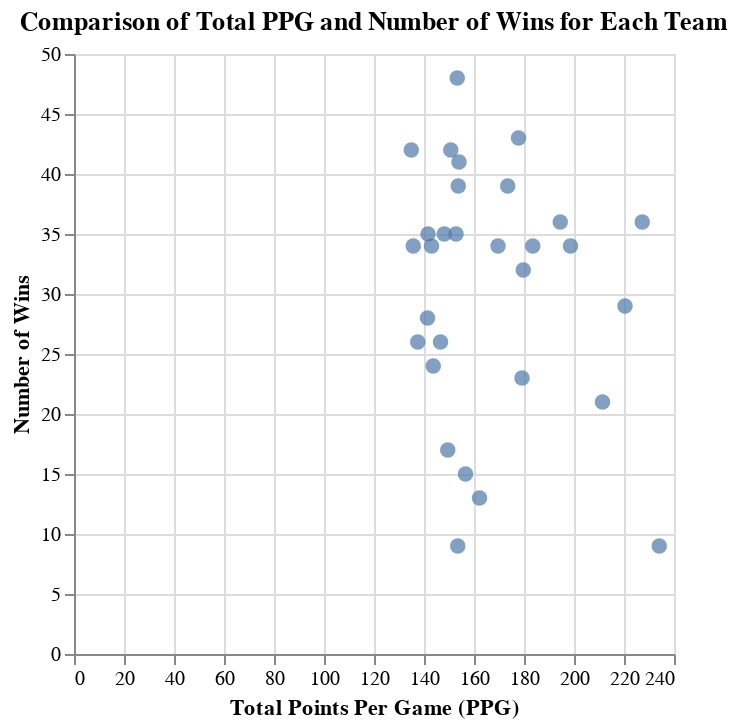

Notebook cell for this chart:
### Code cell
import altair as alt

combined_df = pd.concat([team_ppg, wins], axis=1)

chart = alt.Chart(combined_df).mark_circle(size=60).encode(
    x=alt.X('Total_PPG:Q', title='Total Points Per Game (PPG)'),
    y=alt.Y('W:Q', title='Number of Wins'),
    tooltip=['TEAM:N'] 
).properties(
    title='Comparison of Total PPG and Number of Wins for Each Team'
).interactive()

chart

### Figure 1 — Vega-Lite specification as saved in the notebook (floating-point values rounded to 4 significant figures)
{"config": {"view": {"continuousWidth": 300, "continuousHeight": 300}}, "data": {"name": "data-a06bfe3c329c51104814ed3affd5316e"}, "mark": {"type": "circle", "size": 60}, "encoding": {"tooltip": [{"field": "TEAM", "type": "nominal"}], "x": {"field": "Total_PPG", "title": "Total Points Per Game (PPG)", "type": "quantitative"}, "y": {"field": "W", "title": "Number of Wins", "type": "quantitative"}}, "params": [{"name": "param_28", "select": {"type": "interval", "encodings": ["x", "y"]}, "bind": "scales"}], "title": "Comparison of Total PPG and Number of Wins for Each Team", "$schema": "https://vega.github.io/schema/vega-lite/v5.16.3.json", "datasets": {"data-a06bfe3c329c51104814ed3affd5316e": [{"TEAM": "Boston", "Total_PPG": 153.3, "W": 48}, {"TEAM": "Milwaukee", "Total_PPG": 154.0, "W": 41}, {"TEAM": "Cleveland", "Total_PPG": 173.5, "W": 39}, {"TEAM": "New York", "Total_PPG": 227.3, "W": 36}, {"TEAM": "Philadelphia", "Total_PPG": 141.6, "W": 35}, {"TEAM": "Orlando", "Total_PPG": 152.8, "W": 35}, {"TEAM": "Miami", "Total_PPG": 183.5, "W": 34}, {"TEAM": "Indiana", "Total_PPG": 135.7, "W": 34}, {"TEAM": "Chicago", "Total_PPG": 220.4, "W": 29}, {"TEAM": "Atlanta", "Total_PPG": 146.6, "W": 26}, {"TEAM": "Brooklyn", "Total_PPG": 143.7, "W": 24}, {"TEAM": "Toronto", "Total_PPG": 179.2, "W": 23}, {"TEAM": "Charlotte", "Total_PPG": 156.6, "W": 15}, {"TEAM": "Detroit", "Total_PPG": 153.5, "W": 9}, {"TEAM": "Washington", "Total_PPG": 234.1, "W": 9}, {"TEAM": "Minnesota", "Total_PPG": 177.8, "W": 43}, {"TEAM": "Denver", "Total_PPG": 150.7, "W": 42}, {"TEAM": "Oklahoma City", "Total_PPG": 134.9, "W": 42}, {"TEAM": "LA Clippers", "Total_PPG": 153.7, "W": 39}, {"TEAM": "New Orleans", "Total_PPG": 194.5, "W": 36}, {"TEAM": "Phoenix", "Total_PPG": 148.1, "W": 35}, {"TEAM": "Sacramento", "Total_PPG": 143.0, "W": 34}, {"TEAM": "Dallas", "Total_PPG": 198.6, "W": 34}, {"TEAM": "LA Lakers", "Total_PPG": 169.6, "W": 34}, {"TEAM": "Golden State", "Total_PPG": 179.7, "W": 32}, {"TEAM": "Utah", "Total_PPG": 141.4, "W": 28}, {"TEAM": "Houston", "Total_PPG": 137.5, "W": 26}, {"TEAM": "Memphis", "Total_PPG": 211.4, "W": 21}, {"TEAM": "Portland", "Total_PPG": 149.5, "W": 17}, {"TEAM": "San Antonio", "Total_PPG": 162.2, "W": 13}]}}
